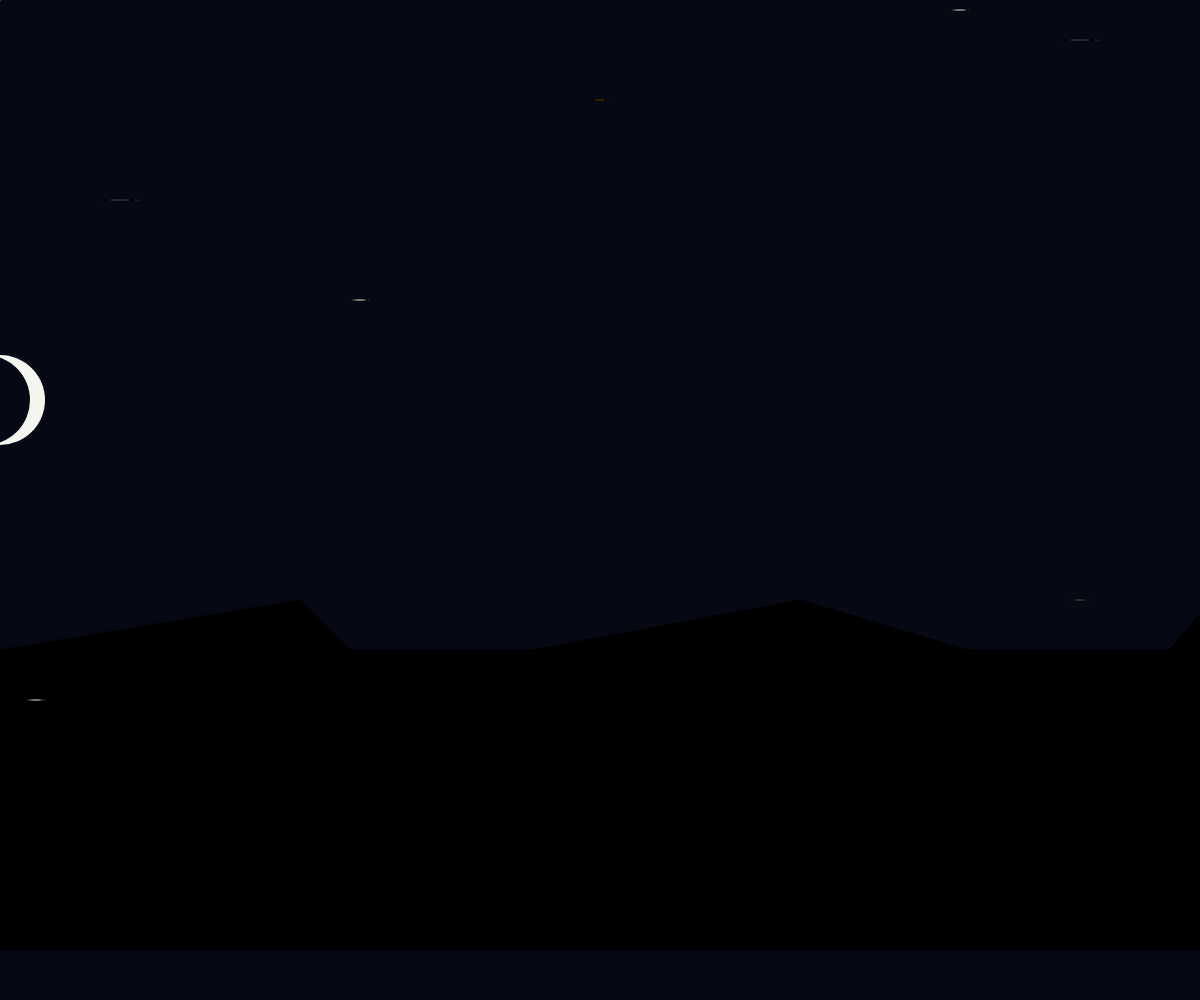
Frame 1 (no input)
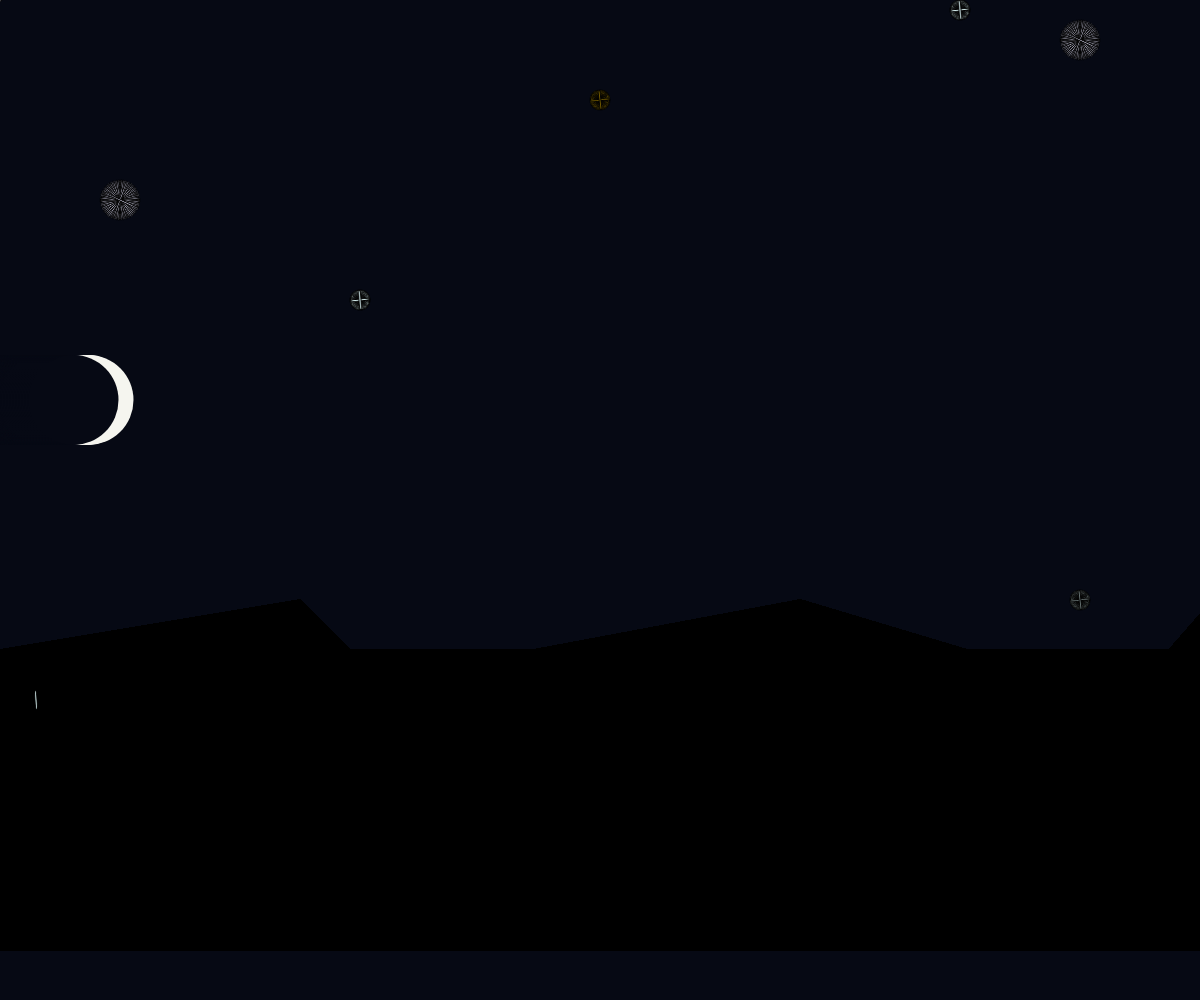
Frame 60 (no input)
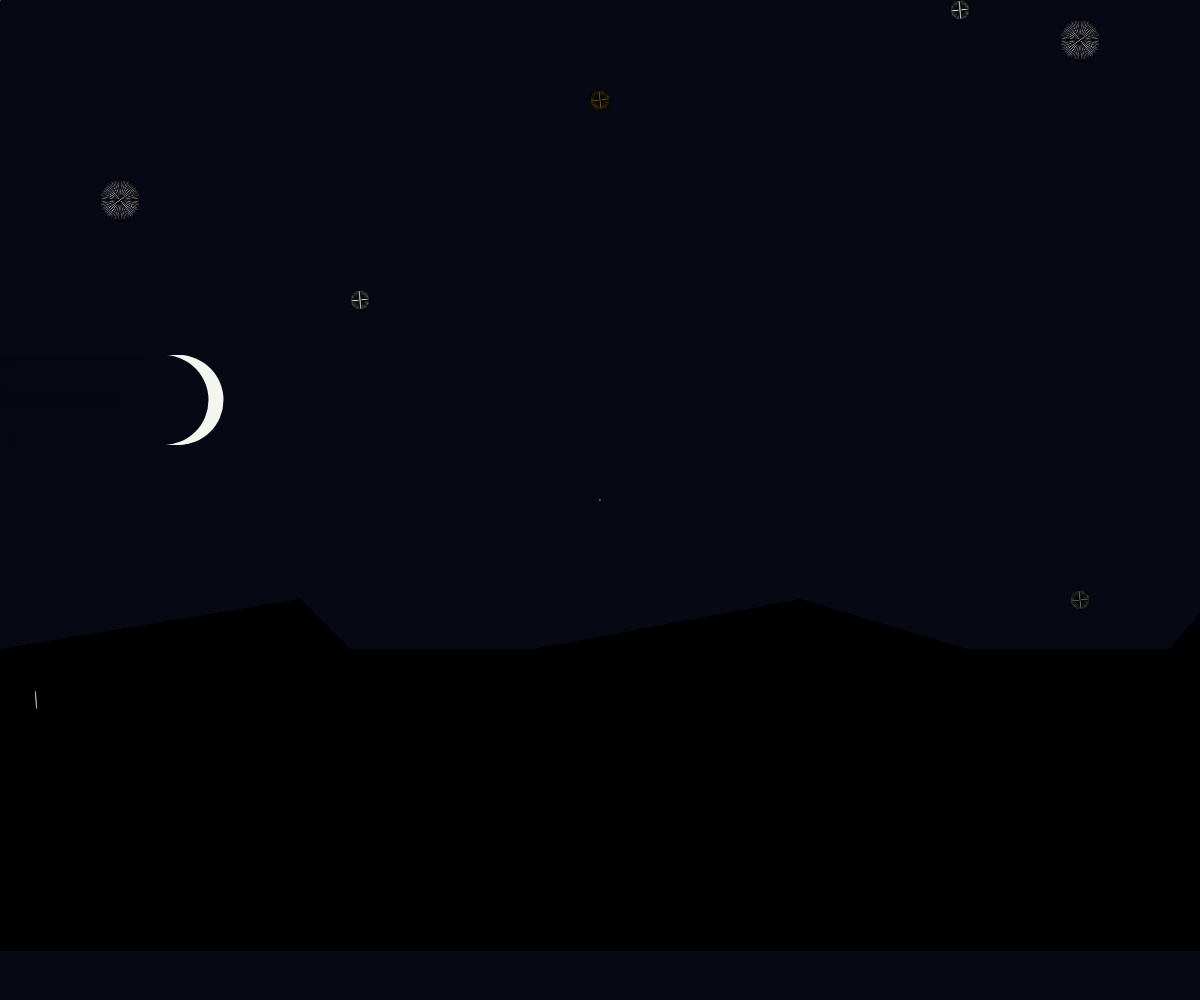
Frame 120 (the mouse pressed at the canvas centre since frame 60)

The p5.js sketch that drew these frames (run headless with seeded random() and noise() and a simulated clock; from frame 60 on, the mouse is pressed at the canvas centre):

// p5.js sketch
// ── sketch.js
// Declare setup function for Starry Moon Night
function setup() {

  // Declare create canvas function to display the canvas as the width and height of the computer screen
  createCanvas( windowWidth, windowHeight );

  // Declare background function to display rgb color indicated
  background('rgb( 6, 9, 20  )');

  // Declare frame rate
  frameRate( 24 );

}

// Declaring and initializing my variables
let moonX = 0 ;
// moonY will trail behind moonX to make moonX's frames the background color
let moonY = -15 ;
let star1 = 0 ;
let star2 = 0 ;
let star3 = 0 ;
let star4 = 0 ;
let star5 = 0 ;
let star6 = 0 ;
let star7 = 0 ;

// Declare draw function
function draw() {



// BEGIN MOUNTAINS
// Declare push and pop functions to isolate shape
push();
// Declare fill and rectangle functions to make shape for base of mountain
  fill( 'rgb( 0, 0, 0 )' );
  rect( 0, 650, windowWidth, 300 );
pop();

// Declare push and pop functions to isolate shape
push();
// Declare fill and triangle functions to make shape for left peak of mountain
  fill( 'rgb( 0, 0, 0 )' );
  triangle(300, 600, 0, 650, 500, 800);
pop();

//Declare push and pop functions to isolate shape
push();
// Declare fill and triangle functions to make shape for middle peak of mountain
  fill( 'rgb( 0, 0, 0 )' );
  triangle(800, 600, 0, 750, 1800, 900);
pop();

//Declare push and pop function to isolate shape
push();
// Declare fill and triangle functions to make shape for right peak of mountain
  fill( 'rgb( 0, 0, 0 )' );
  triangle(950, 900, 1300, 500, 1710, 700);
pop();
// END MOUNTAINS



// BEGIN MOONS
// Declare push and pop function to isolate my shape
push();
// Declare noStroke, fill, and ellipse function to make first moon
  noStroke() ;
  fill( 'rgb( 245, 245, 239 )' ) ;
  ellipse( moonX, 400, 90, 90 ) ;
// Declare noStroke, fill, and ellipse funtion to make second moon
  noStroke() ;
  fill(' rgb( 6, 9, 20 )') ;
  ellipse ( moonY, 400 , 90, 90 ) ;
  moonY = moonY + 1.5 ;
  moonX = moonX + 1.5 ;
pop() ;
// END MOONS



// BEGIN STARS
// Declare push and pop function to isolate my ellipse function to use my star1 variable
push();
  translate( width*.5, height*.1 );
  rotate( radians(star1) );
  fill('rgb( 255, 204, 0 )');
  ellipse( 0, 0, 20, 1.5, 5 ) ;

  star1 = star1 + 93;
pop();

// Declare push and pop function to isolate my ellipse function to use my star2 variable

push();
  translate( width*.3, height*.3 );
  rotate( radians(star2) );
  fill('rgb( 230, 255, 255 )');
  ellipse( 0, 0, 20, 2, 5 ) ;

  star2 = star2 + 93;
pop();

// Declare push and pop function to isolate my ellipse function to use my star3 variable

push();
  translate( width*.1, height*.2 );
  rotate( radians(star3) );
  fill('rgb( 230, 230, 255 )');
  ellipse( 0, 0, 40, 1.5, 5 ) ;

  star3 = star3 + 95 ;
pop();

// Declare push and pop funciton to isolate my ellipse function to use my star4 variable
push();
  translate( width*.9, height*.04 );
  rotate( radians(star4) );
  fill('rgb( 230, 230, 255 )');
  ellipse( 0, 0, 40, 1.5, 5 ) ;

  star4 = star4 + 95 ;
pop();

//Declare push and pop function to isolate my ellipse function to use my star5 variable
push();
  translate( width*.8, height*.01 );
  rotate( radians(star5) );
  fill('rgb( 230, 255, 255 )');
  ellipse( 0, 0, 20, 2, 5 ) ;

  star5 = star5 + 93;
pop();

// Declare push and pop function to isolate my ellipse function to use my star6 variable
push();
  translate( width*.9, height*.6 );
  rotate( radians(star6) );
  fill( 'rgb( 230, 255, 255 )' );
  ellipse( 0, 0, 20, 1.5, 5 ) ;

  star6 = star6 + 93;
pop();

// Declare push and pop function to isolate my ellipse function to use my star7 variable 
push();
  translate( width*.03, height*.7 );
  rotate( radians(star7) );
  fill('rgb( 230, 255, 255 )');
  ellipse( 0, 0, 20, 2, 5 ) ;

  star7 = star7 + 93;
pop();
// END OF STARS



// BEGIN TRAIL OF STARS
//Declare push and pop functions to isolate my shape
push();
//Declare fill and ellipse functions to make an ellipse that will follow my mouse and leave a trail to draw stars
fill( 'rgb( 230, 230, 255 )' );
ellipse(mouseX, mouseY, 2.5, 2.5 );
pop();
// END TRAIL OF STARS




}
